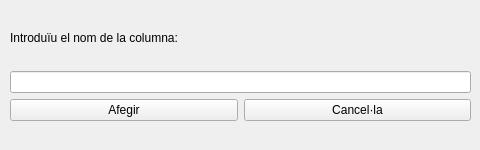
<?xml version="1.0" encoding="UTF-8"?>
<ui version="4.0">
 <class>Dialog</class>
 <widget class="QDialog" name="Dialog">
  <property name="geometry">
   <rect>
    <x>0</x>
    <y>0</y>
    <width>480</width>
    <height>150</height>
   </rect>
  </property>
  <property name="minimumSize">
   <size>
    <width>480</width>
    <height>150</height>
   </size>
  </property>
  <property name="maximumSize">
   <size>
    <width>480</width>
    <height>150</height>
   </size>
  </property>
  <property name="windowTitle">
   <string>Dialog</string>
  </property>
  <widget class="QDialogButtonBox" name="buttonBox">
   <property name="geometry">
    <rect>
     <x>10</x>
     <y>600</y>
     <width>461</width>
     <height>32</height>
    </rect>
   </property>
   <property name="orientation">
    <enum>Qt::Horizontal</enum>
   </property>
   <property name="standardButtons">
    <set>QDialogButtonBox::Cancel|QDialogButtonBox::Ok</set>
   </property>
  </widget>
  <widget class="QWidget" name="gridLayoutWidget">
   <property name="geometry">
    <rect>
     <x>10</x>
     <y>10</y>
     <width>461</width>
     <height>111</height>
    </rect>
   </property>
   <layout class="QGridLayout" name="gridLayout">
    <item row="0" column="0" colspan="2">
     <widget class="QLabel" name="introLabel">
      <property name="text">
       <string>Introduïu el nom de la columna:</string>
      </property>
     </widget>
    </item>
    <item row="2" column="1">
     <widget class="QPushButton" name="cancelButton">
      <property name="text">
       <string>Cancel·la</string>
      </property>
     </widget>
    </item>
    <item row="1" column="0" colspan="2">
     <widget class="QLineEdit" name="enterNameLineEdit"/>
    </item>
    <item row="2" column="0">
     <widget class="QPushButton" name="createButton">
      <property name="text">
       <string>Afegir</string>
      </property>
     </widget>
    </item>
   </layout>
  </widget>
 </widget>
 <resources/>
 <connections>
  <connection>
   <sender>buttonBox</sender>
   <signal>accepted()</signal>
   <receiver>Dialog</receiver>
   <slot>accept()</slot>
   <hints>
    <hint type="sourcelabel">
     <x>248</x>
     <y>254</y>
    </hint>
    <hint type="destinationlabel">
     <x>157</x>
     <y>274</y>
    </hint>
   </hints>
  </connection>
  <connection>
   <sender>buttonBox</sender>
   <signal>rejected()</signal>
   <receiver>Dialog</receiver>
   <slot>reject()</slot>
   <hints>
    <hint type="sourcelabel">
     <x>316</x>
     <y>260</y>
    </hint>
    <hint type="destinationlabel">
     <x>286</x>
     <y>274</y>
    </hint>
   </hints>
  </connection>
 </connections>
</ui>
